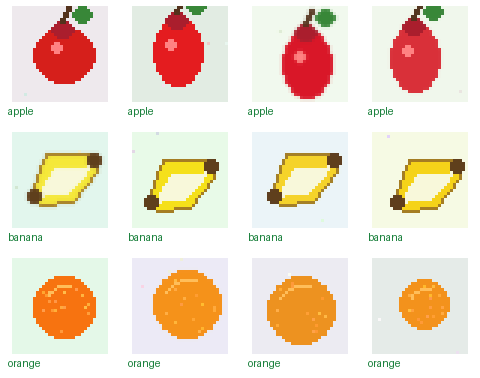
#> input picture weather-data-analysis-and-prediction/fruit-cnn-classifier/artifacts/sample_predictions.png, 480 x 378 px
$ python predict.py artifacts/sample_predictions.png
#> lines starting #> are read from the running program, lines starting #| are printed output that depends on the picture
from __future__ import annotations

import sys
from pathlib import Path

import numpy as np
from PIL import Image


ROOT = Path(__file__).resolve().parent
MODEL_PATH = ROOT / "artifacts" / "fruit_cnn_model.npz"
IMAGE_SIZE = 32


def conv2d(x: np.ndarray, conv_w: np.ndarray, conv_b: np.ndarray) -> np.ndarray:
    n, h, w, channels = x.shape
    out = np.zeros((n, 28, 28, len(conv_w)), dtype=np.float32)
    x_chw = np.transpose(x, (0, 3, 1, 2))
    for row in range(28):
        for col in range(28):
            patch = x_chw[:, :, row : row + 5, col : col + 5]
            out[:, row, col, :] = np.tensordot(patch, conv_w, axes=([1, 2, 3], [1, 2, 3]))
    return out + conv_b


def max_pool2x2(x: np.ndarray) -> np.ndarray:
    n, h, w, channels = x.shape
    reshaped = x.reshape(n, h // 2, 2, w // 2, 2, channels)
    windows = reshaped.transpose(0, 1, 3, 5, 2, 4).reshape(n, h // 2, w // 2, channels, 4)
    return np.max(windows, axis=-1)


def softmax(logits: np.ndarray) -> np.ndarray:
    shifted = logits - logits.max(axis=1, keepdims=True)
    exp = np.exp(shifted)
    return exp / exp.sum(axis=1, keepdims=True)


def load_image(path: Path) -> np.ndarray:
    image = Image.open(path).convert("RGB").resize((IMAGE_SIZE, IMAGE_SIZE))
    return (np.asarray(image, dtype=np.float32) / 255.0)[None, ...]


def predict(image_path: Path) -> tuple[str, float, dict[str, float]]:
    weights = np.load(MODEL_PATH)
#> (reads weather-data-analysis-and-prediction/fruit-cnn-classifier/artifacts/fruit_cnn_model.npz from the repository)
    classes = weights["classes"].tolist()
    x = load_image(image_path)
#> in load_image, `image = Image.open(path).convert("RGB").resize((IMAGE_SIZE, IMAGE_SIZE))`:
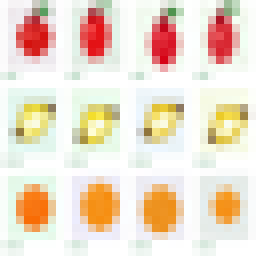
#> image: PIL image 32x32 RGB (shown 8 times larger); mean R, G, B 237.9, 222.3, 205.1

    conv = conv2d(x, weights["conv_w"], weights["conv_b"])
    relu = np.maximum(conv, 0)
    pool = max_pool2x2(relu)
    flat = pool.reshape(1, -1)
    hidden = np.maximum(flat @ weights["fc1_w"] + weights["fc1_b"], 0)
    probs = softmax(hidden @ weights["fc2_w"] + weights["fc2_b"])[0]
#> in softmax, `shifted = logits - logits.max(axis=1, keepdims=True)`: shifted = [[-25.27, 0, -7.64]]
#> in softmax, `exp = np.exp(shifted)`: exp = [[1.06e-11, 1, 0.000483]]
#> probs = [1.06e-11, 1, 0.000483]

    best = int(np.argmax(probs))
#> best = 1
    scores = {label: float(probs[i]) for i, label in enumerate(classes)}
#> scores = {'apple': 1.06e-11, 'banana': 1, 'orange': 0.000483}
    return classes[best], float(probs[best]), scores


if __name__ == "__main__":
    if len(sys.argv) != 2:
        raise SystemExit("Usage: python predict.py path/to/image.png")
    if not MODEL_PATH.exists():
        raise SystemExit("Model not found. Run: python train.py")

    label, confidence, scores = predict(Path(sys.argv[1]))
#> label = 'banana'; confidence = 1
    print(f"prediction={label} confidence={confidence:.3f}")
#| prediction=banana confidence=1.000
    for name, score in scores.items():
        print(f"{name}: {score:.3f}")
#> this loop made 3 passes
#> (name, score) on passes 1 to 3: ('apple', 1.06e-11), ('banana', 1), ('orange', 0.000483)
#| apple: 0.000
#| banana: 1.000
#| orange: 0.000
